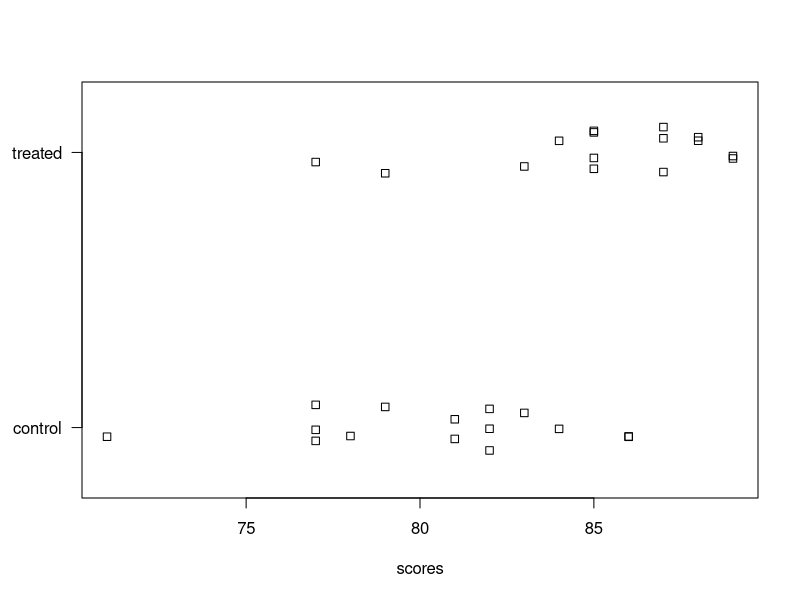
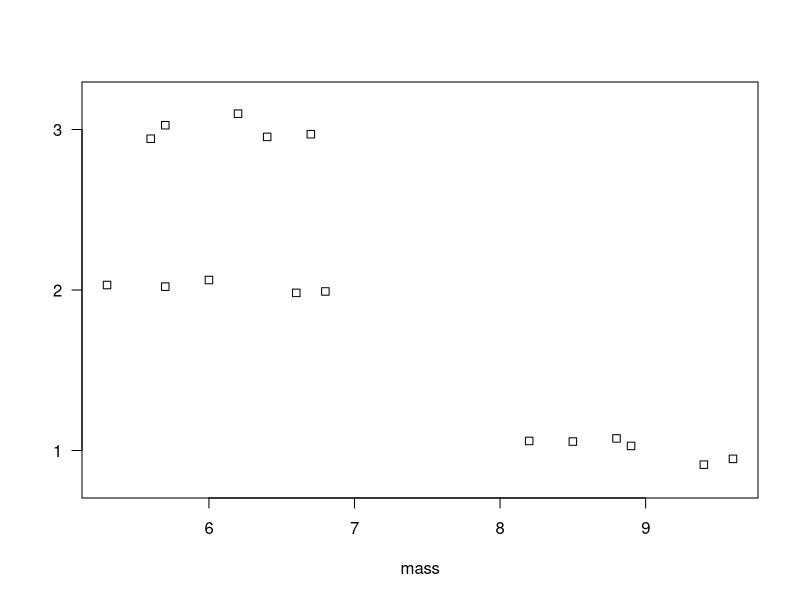

Source code (R) for these figures, in order:
## ---- chunk 1
knitr::opts_chunk$set(comment = NA, prompt = TRUE, collapse = TRUE)
## ---- chunk 2
# toy data for t-test
set.seed(1)
s1 <- round(rnorm(n = 15, mean = 80, sd = 4))
s2 <- round(rnorm(n = 15, mean = 85, sd = 4))
ch8_d1 <- data.frame(
  scores = c(s1, s2),
  group = rep(c("control", "treated"), each = 15)
)
rm(s1,s2)

# data from The Analysis of Biological Data, 3 ed. 
# Ch 15 assignment problem, p. 498
ch8_d2 <- data.frame(mass = c(9.6, 9.4, 8.9, 8.8, 8.5, 8.2,
                              6.8, 6.6, 6.0, 5.7, 5.3,
                              6.7, 6.4, 6.2, 5.7, 5.6),
                     location = rep(c("1", "2", "3"),
                                    times = c(6,5,5)))

## ---- chunk 3
str(ch8_d1)
## ---- chunk 4
stripchart(scores ~ group, data = ch8_d1, las = 1, method = "jitter")
## ---- chunk 5
aggregate(scores ~ group, data = ch8_d1, mean)
## ---- chunk 6
t.test(scores ~ group, data = ch8_d1)
## ---- chunk 7
str(ch8_d2)
## ---- chunk 8
stripchart(mass ~ location, data = ch8_d2, las = 1, method = "jitter")
## ---- chunk 9
aggregate(mass ~ location, data = ch8_d2, mean)
## ---- chunk 10
aov1 <- aov(mass ~ location, data = ch8_d2)
summary(aov1)
## ---- chunk 11
TukeyHSD(aov1)
